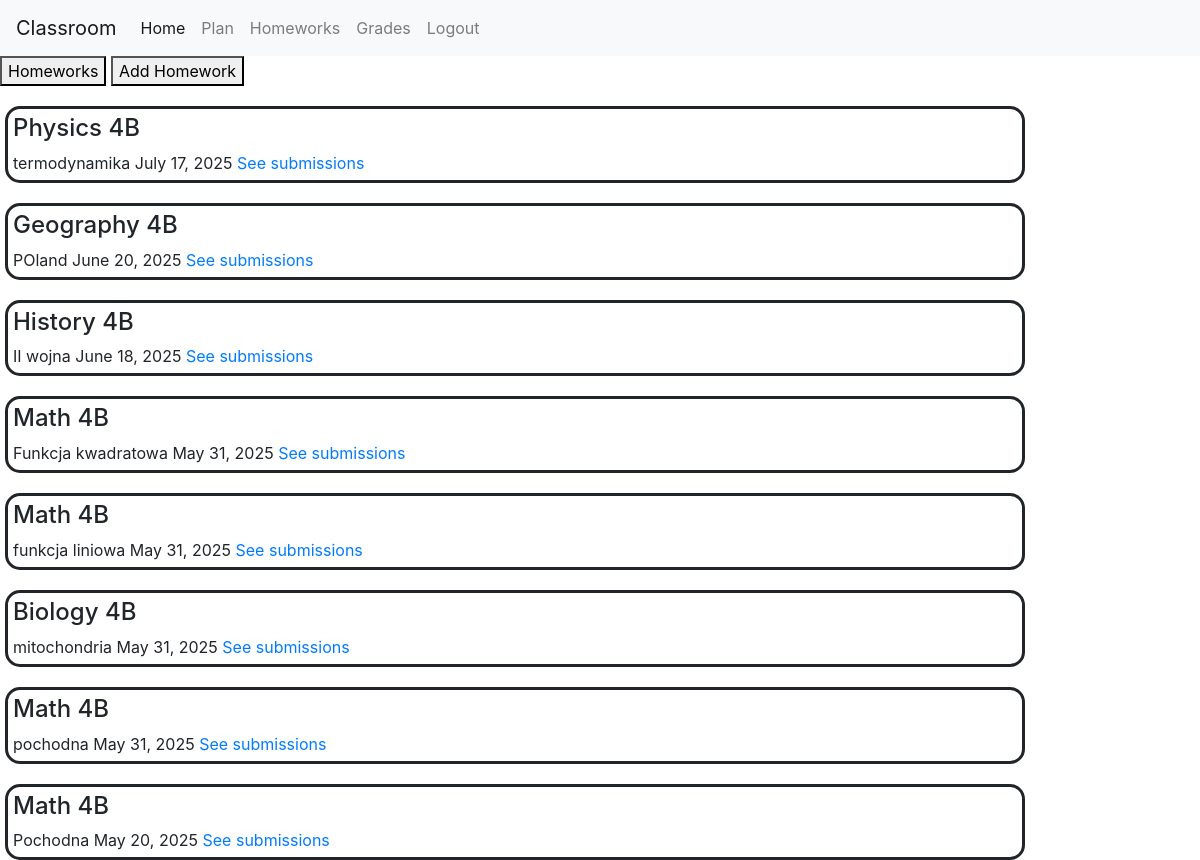
/homework (signed in), run on an earlier commit of the app's database.
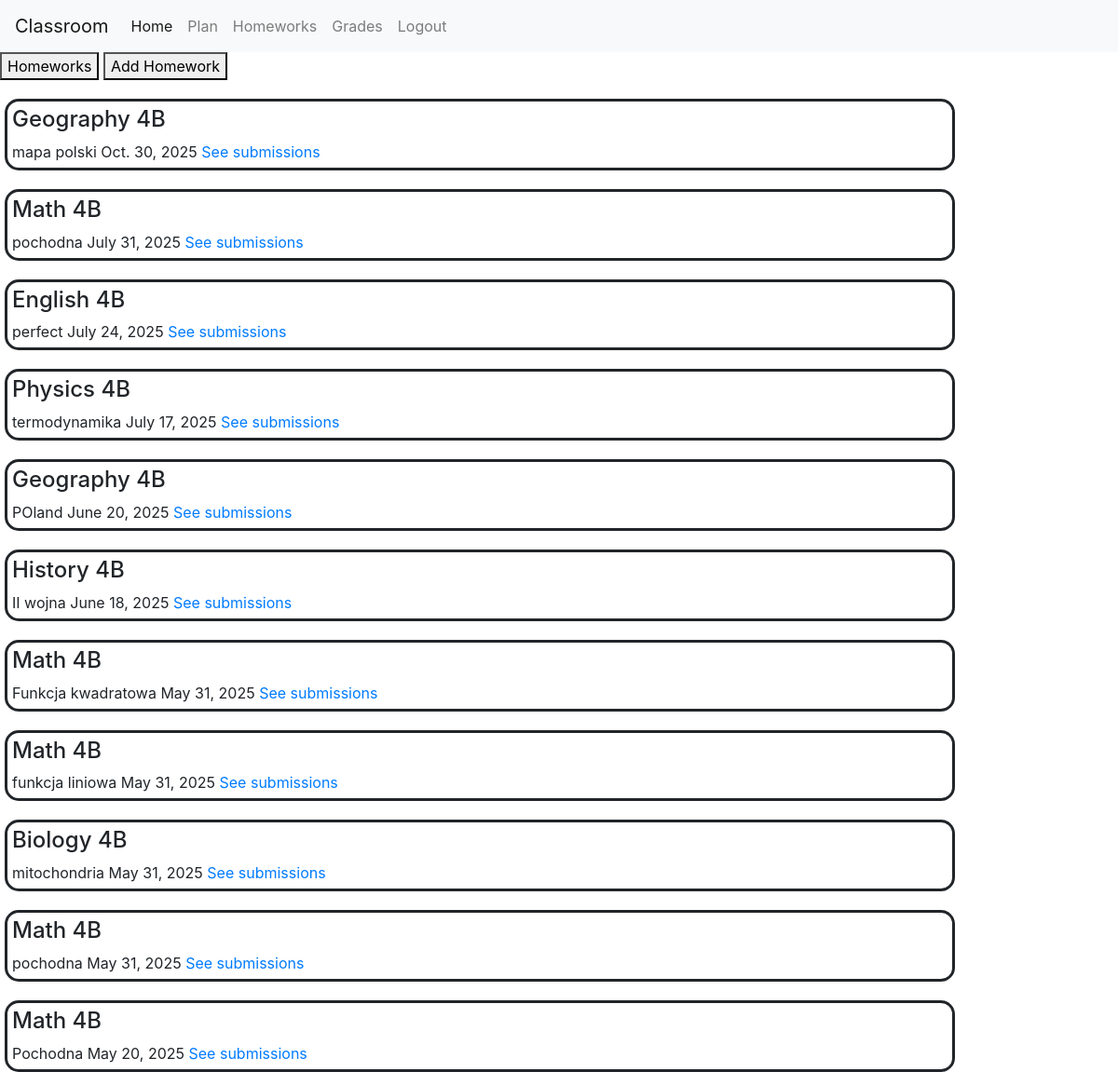
And on a later commit of the database.
### classroom/models.py (models this page shows)
class Homework(models.Model):
    subject = models.CharField(max_length=300, choices=SUBJECT_CHOICES)
    content = models.CharField(max_length=10000)
    deadline = models.DateField()
    group = models.ForeignKey(Class, on_delete=models.CASCADE, related_name="homeworks")
    teacher = models.ForeignKey(User, on_delete=models.CASCADE, related_name="given_homeworks")

class Class(models.Model):
    name = models.CharField(max_length=100)
    school = models.ForeignKey(School, on_delete=models.CASCADE, related_name='classes')
    def __str__(self):
        return self.name

### classroom/views.py (the view)
# urls.py: path("homework", views.homework_view, name="homework"),
@login_required
def homework_view(request):
    user= request.user
    if user.type=="SU":
        if request.method=="POST":
            subject = request.POST['subject']
        else:
            group=user.group
            homeworks = group.homeworks.filter(deadline__gte=date.today()).order_by('deadline')
            return render(request, "classroom/homework.html", {
                "homeworks": homeworks,
                "perrmision": False
            })
    else:
        if request.method == "POST":
            subject = request.POST['subject']
            content = request.POST['content']
            deadline = request.POST['deadline']
            group_id = request.POST['group']
            group = Class.objects.get(pk=group_id)
            homework = Homework.objects.create(subject=subject, content=content, deadline=deadline, group=group, teacher=user)
            homework.save()
            return render(request, "classroom/homework.html", {
                "message": "Homework created"
            })
        else:
            given_homeworks = user.given_homeworks.order_by('-deadline')
            school = user.school
            grups = school.classes.all()
            return render(request, "classroom/homework.html", {
                "homeworks": given_homeworks,
                "classes": grups,
                "subjects": SUBJECT_CHOICES,
                "perrmision": True
            })

### classroom/templates/classroom/homework.html (shortened to what this page needs)
{% extends "classroom/layout.html" %}
{% load static %}
{%block body%}
    {% if perrmision == True %}
    <button id="homework_button">Homeworks</button>
    <button id="add_button">Add Homework</button>
    {%endif%}
    <div id="homework">
        {%for homework in homeworks%}
            <div class="homework_display">
                <h4>{{homework.get_subject_display}} {% if perrmision == True %}{{homework.group}}{%endif%}</h4>
                {{homework.content}} {{homework.deadline}}
                {% if perrmision == True %}
                    <a href="{% url 'submission' homework.pk %}"> See submissions</a>
                {%endif%}
            </div>
        {%endfor%}
    </div>
{%endblock%}

What changed in the data, as far as the page shows it:
added Homework: subject "Geography", group "4B", content "mapa polski", deadline "Oct. 30, 2025"
added Homework: subject "Math", group "4B", content "pochodna", deadline "July 31, 2025"
added Homework: subject "English", group "4B", content "perfect", deadline "July 24, 2025"
